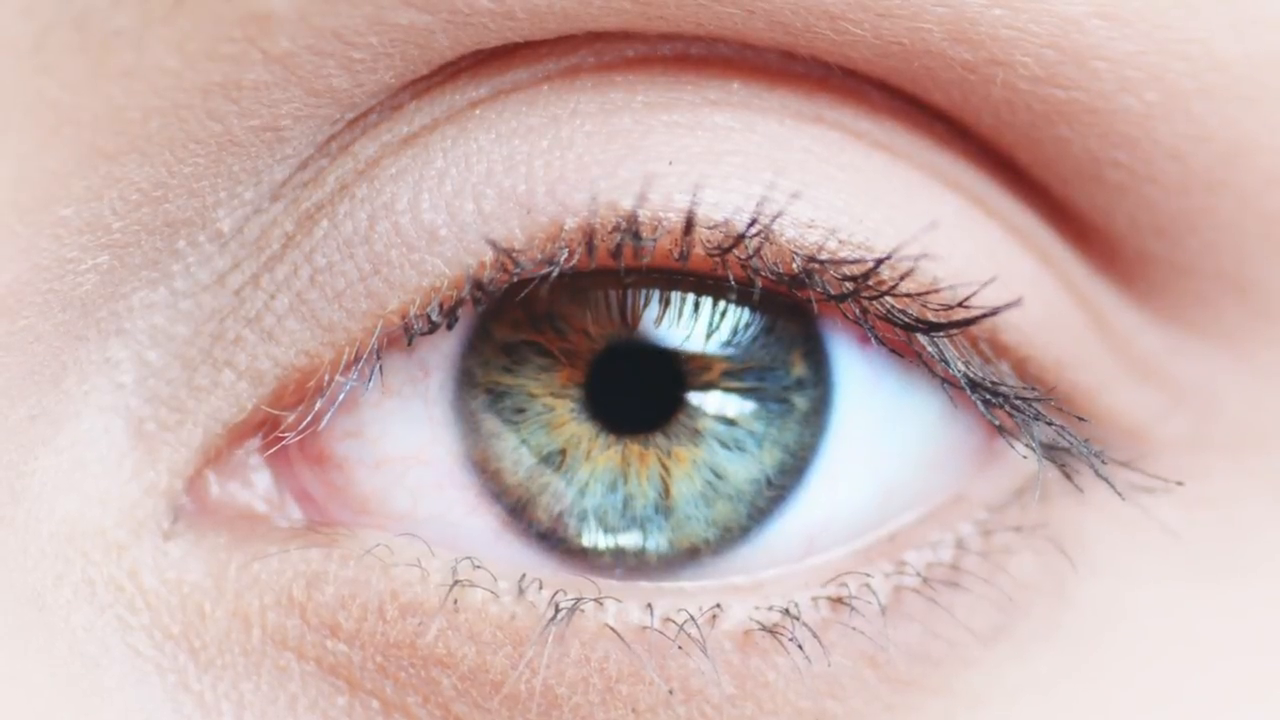
#> input picture frame 43 of test_data/test2.mp4, 1280 x 720 px, given in place of test3.mp4, which was not available
$ python main.py
#> lines starting #> are read from the running program, lines starting #| are printed output that depends on the picture; after the words box and inside, x2 and y2 are one past the last pixel; in counts of white or black regions, pixels touching at a corner belong together; pictures that were not available may be replaced by others from this repository, and a replacement may not be noted
import cv2 as cv
import numpy as np

cap = cv.VideoCapture('test_data/test3.mp4')

while True:
    ret, frame = cap.read()
#> frame is the input picture: shape (720, 1280, 3); mean B, G, R 172.7, 176.2, 201.2
    if ret is False:
        break

    # roi = frame[269:795, 537:1416]  # ilgilenen bolge

    rows, cols, _ = frame.shape
    gray_roi = cv.cvtColor(frame, cv.COLOR_BGR2GRAY)
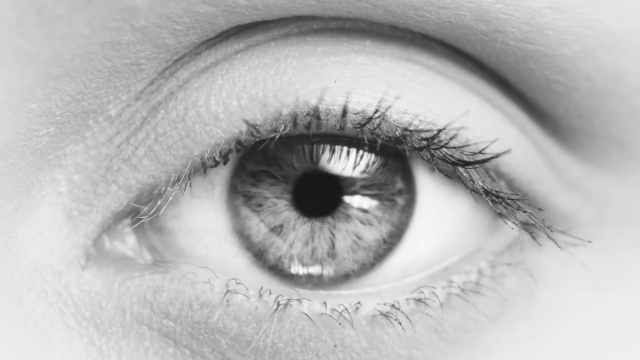
#> gray_roi: shape (720, 1280) (shown at 1/2 size); min 18, max 253, mean 183.3
    gray_roi = cv.equalizeHist(gray_roi)
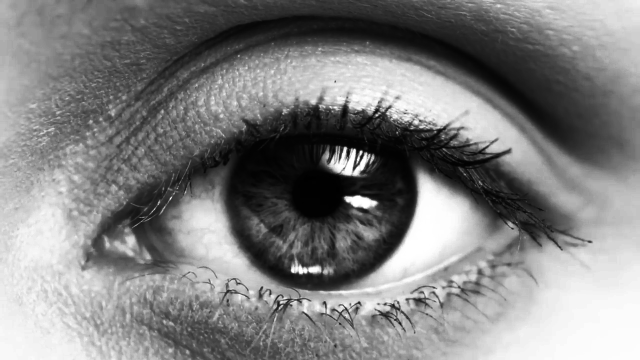
#> gray_roi: shape (720, 1280) (shown at 1/2 size); min 0, max 255, mean 128.6

    gray_roi_blur = cv.GaussianBlur(gray_roi, (3, 3), 7)  # gurultuyu azalmak icin uygulandi

    _, threshold = cv.threshold(gray_roi_blur, 3, 255,
                                cv.THRESH_BINARY_INV)  # bozbegindeki siyah kismi one cikarmak icin thershol kullanildi
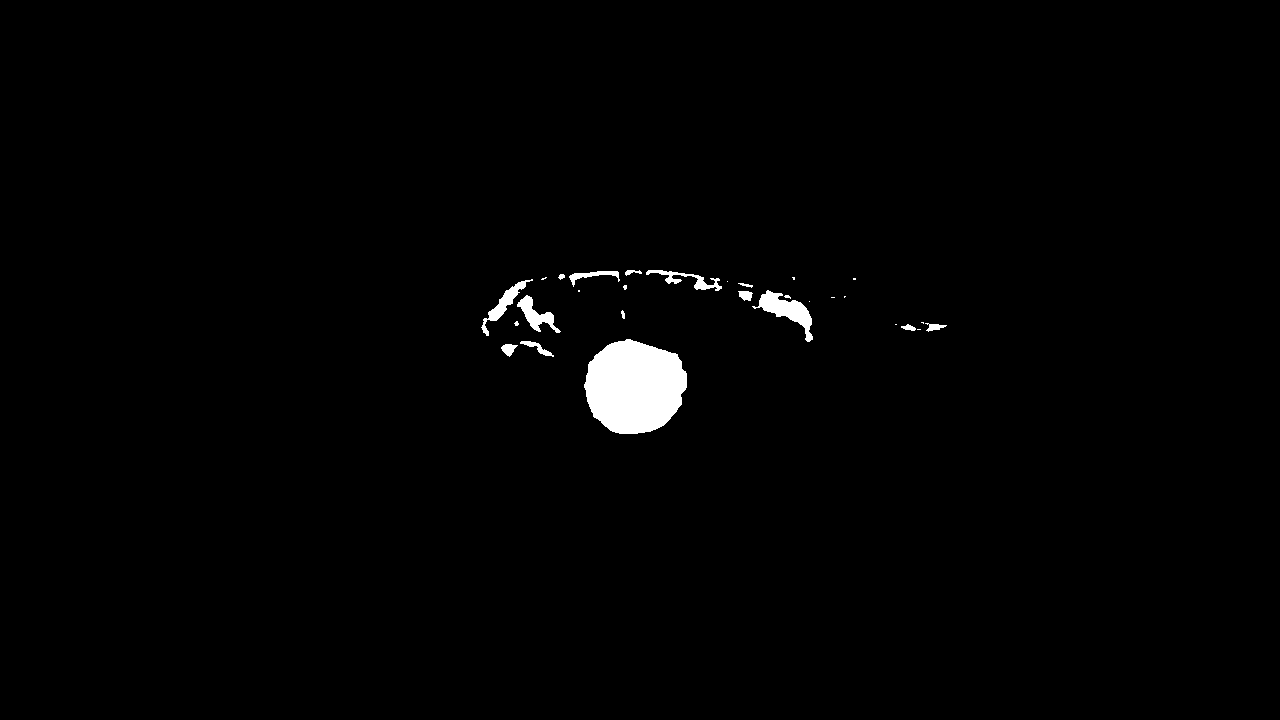
#> threshold: shape (720, 1280); 1.2% white; 29 white regions (14 under 20 px)
    # goz bebegi beyaz diger kisimlar siyah olarak g,zukmesi lazim (THRESH_BINARY_INV)

    contours, _ = cv.findContours(threshold, cv.RETR_TREE,
                                  cv.CHAIN_APPROX_SIMPLE)  # beyaz ggorunen yerlerin koordinatlari  aliyoruz
#> contours = 29 contours, 17 with area under 20; largest, box (x1, y1, x2, y2) and area: (584, 339, 687, 434) 7380, (752, 290, 813, 342) 988, (517, 295, 561, 333) 528, (481, 279, 533, 336) 504, (646, 270, 722, 291) 346

    contours = sorted(contours, key=lambda x: cv.contourArea(x),
                      reverse=True)  # veride bulunan bazi gorultuleri sistem goz bebegi aliglamamasi icin conturleri siralandi

    for i in contours:
        # cv.drawContours(frame, i, -1, (0, 0, 255), 4)
        (x, y, w, h) = cv.boundingRect(i)
        cv.rectangle(frame, (x, y), (x + w, y + h), (255, 0, 0), 2)
        cv.line(frame, (x + int(w / 2), 0), (x + int(w / 2), rows), (0, 255, 0), 2)
        cv.line(frame, (0, y + int(h / 2)), (cols, y + int(h / 2)), (0, 255, 0), 2)
        break  # breakinamaci sadece birinci counteri cizmek ve donguden cikmak
#> this loop made 1 pass
#> (x, y, w, h) on pass 1: (584, 339, 103, 95)
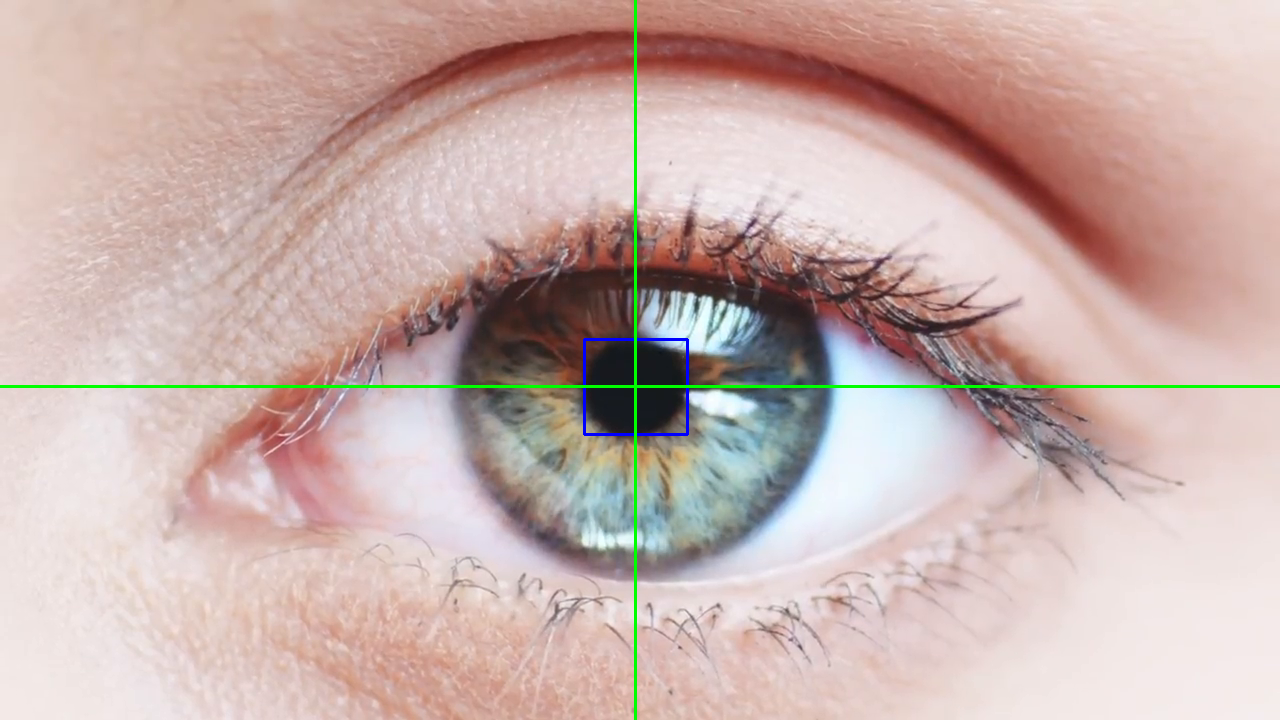
#> frame: shape (720, 1280, 3); 0.77% of pixels changed, all inside (x1, y1, x2, y2) = (0, 0, 1280, 720)

    #cv.imshow('gray_blur', gray_roi_blur)
    #cv.imshow('thr', threshold)
    cv.imshow('frame', frame)

    key = cv.waitKey(30)
#> (key Esc is pressed here)
    if key == 27:  # esc tusu
        break

cv.destroyAllWindows()

$ run again, starting later in the video
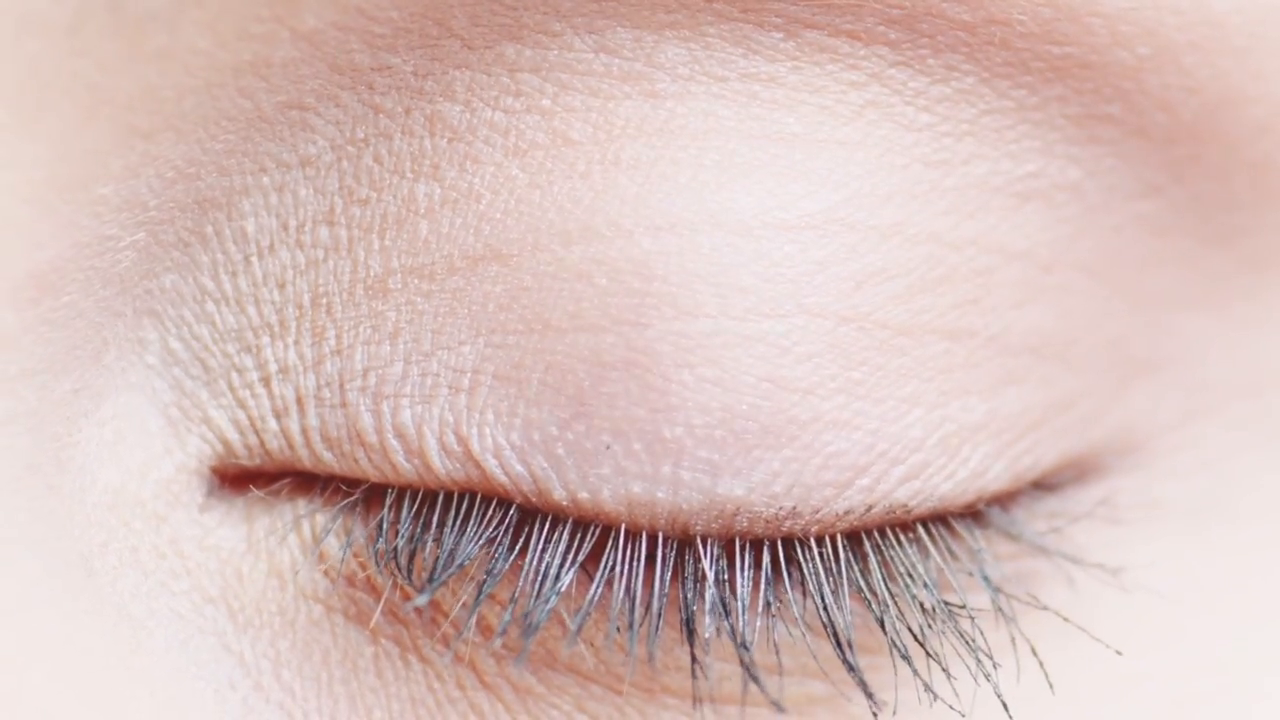
#> input picture frame 197 of test_data/test2.mp4, 1280 x 720 px, given in place of test3.mp4, which was not available
#> frame is the input picture: shape (720, 1280, 3); mean B, G, R 188.1, 191.8, 216.2
#> `_, threshold = cv.threshold(gray_roi_blur, 3, 255, cv.THRESH_BINARY_INV)`:
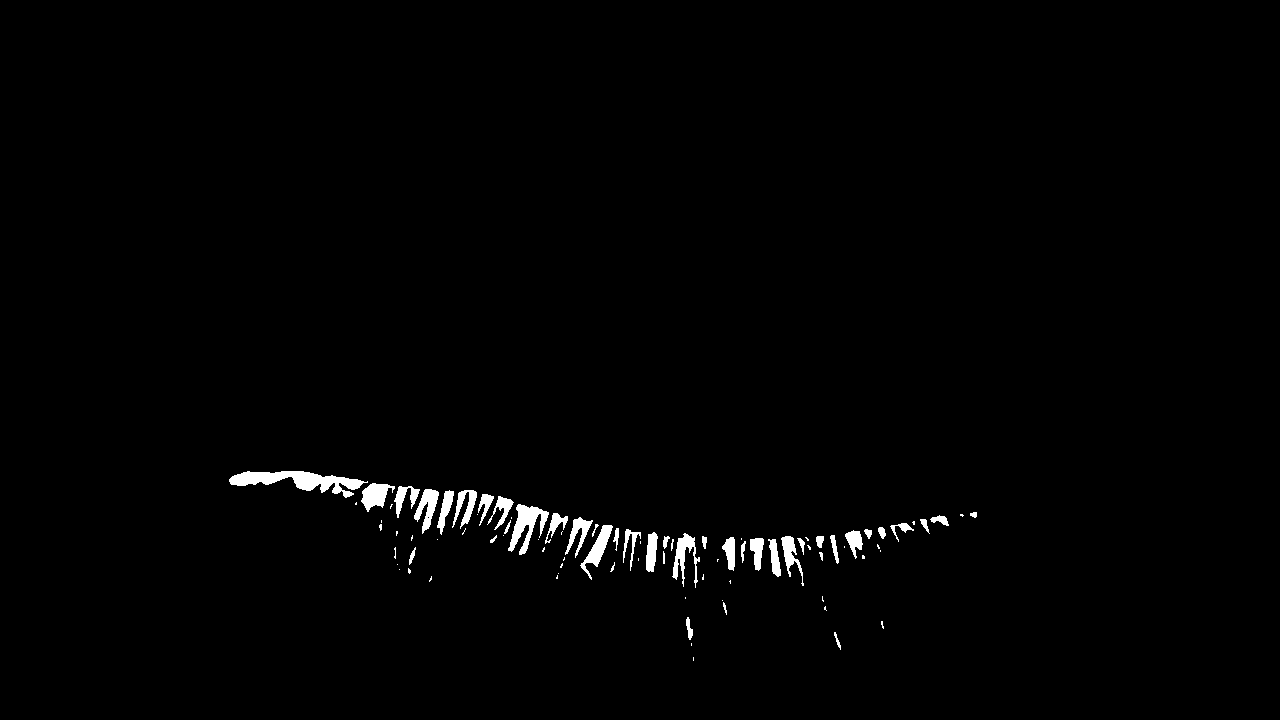
#> threshold: shape (720, 1280); 1.2% white; 88 white regions (45 under 20 px)
#> contours = 89 contours, 53 with area under 20; largest, box (x1, y1, x2, y2) and area: (229, 471, 368, 498) 1471, (508, 504, 549, 555) 774, (361, 483, 395, 512) 498, (580, 525, 613, 580) 492, (414, 489, 439, 534) 458
#> the loop `for i in contours:` made 1 pass
#> (x, y, w, h) on pass 1: (229, 471, 139, 27)
#> after the loop `for i in contours:`:
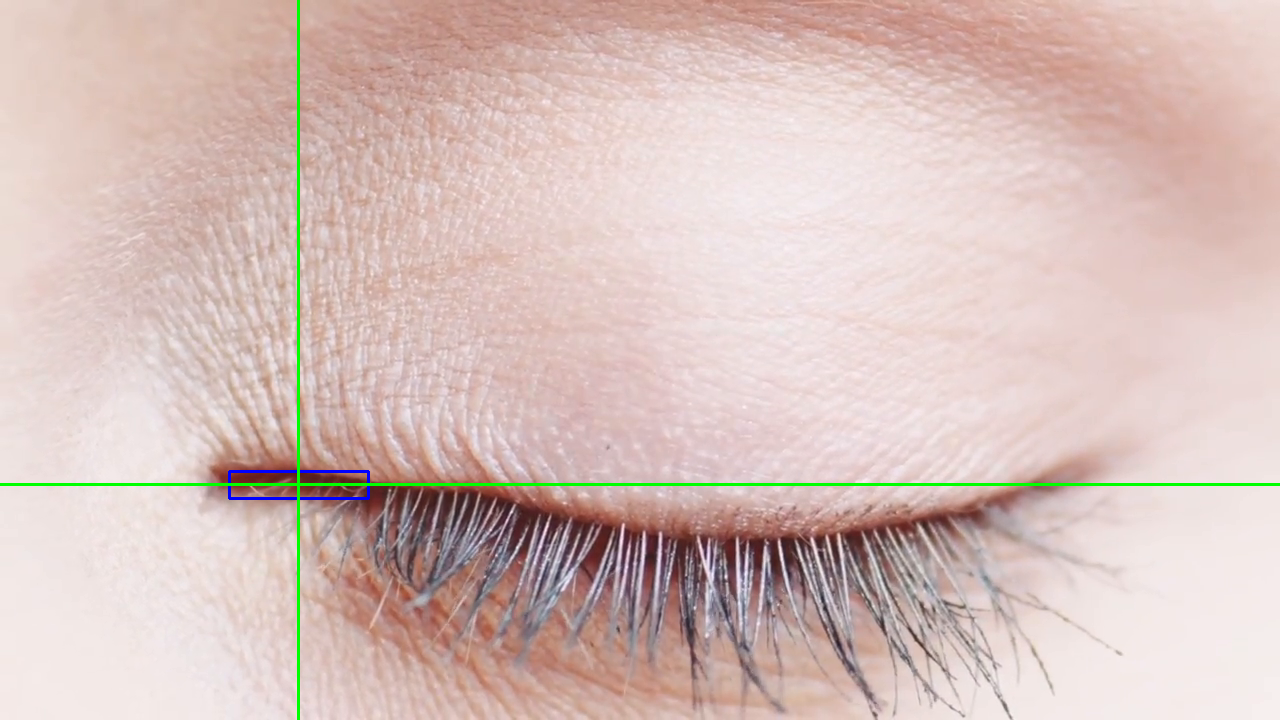
#> frame: shape (720, 1280, 3); 0.75% of pixels changed, all inside (x1, y1, x2, y2) = (0, 0, 1280, 720)

$ run again, starting later in the video
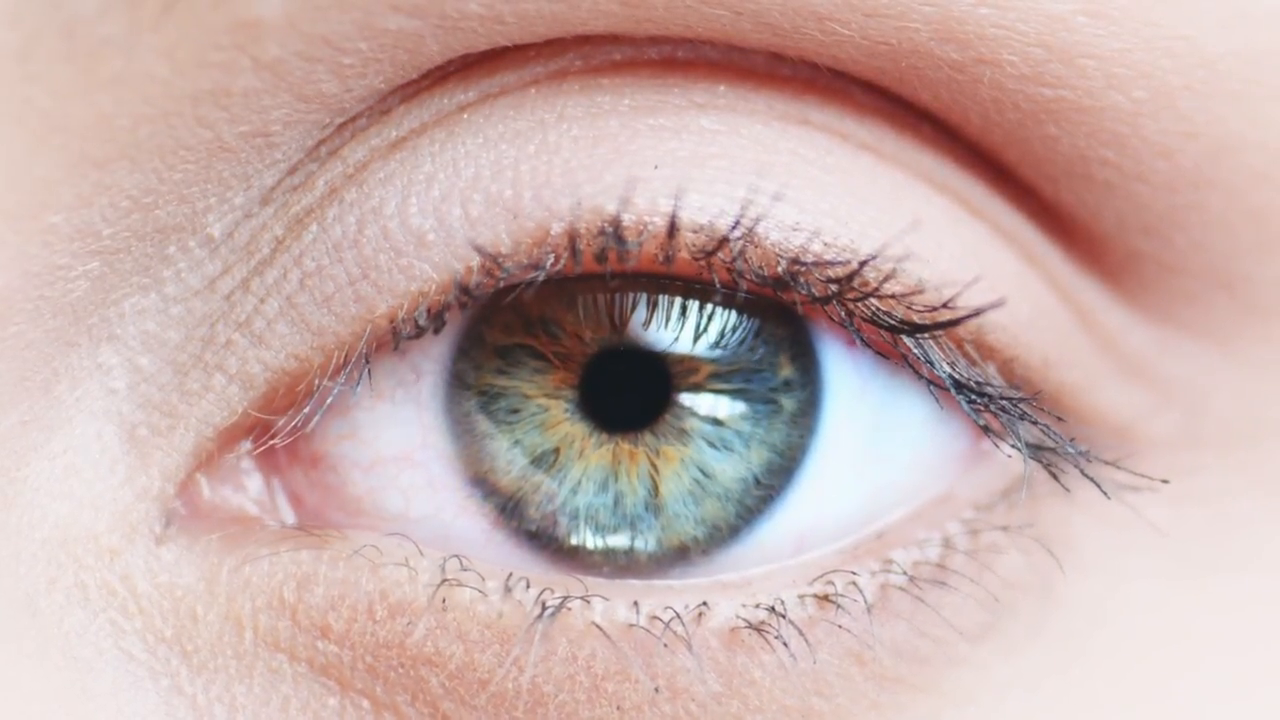
#> input picture frame 350 of test_data/test2.mp4, 1280 x 720 px, given in place of test3.mp4, which was not available
#> frame is the input picture: shape (720, 1280, 3); mean B, G, R 172.4, 175.8, 200.9
#> `_, threshold = cv.threshold(gray_roi_blur, 3, 255, cv.THRESH_BINARY_INV)`:
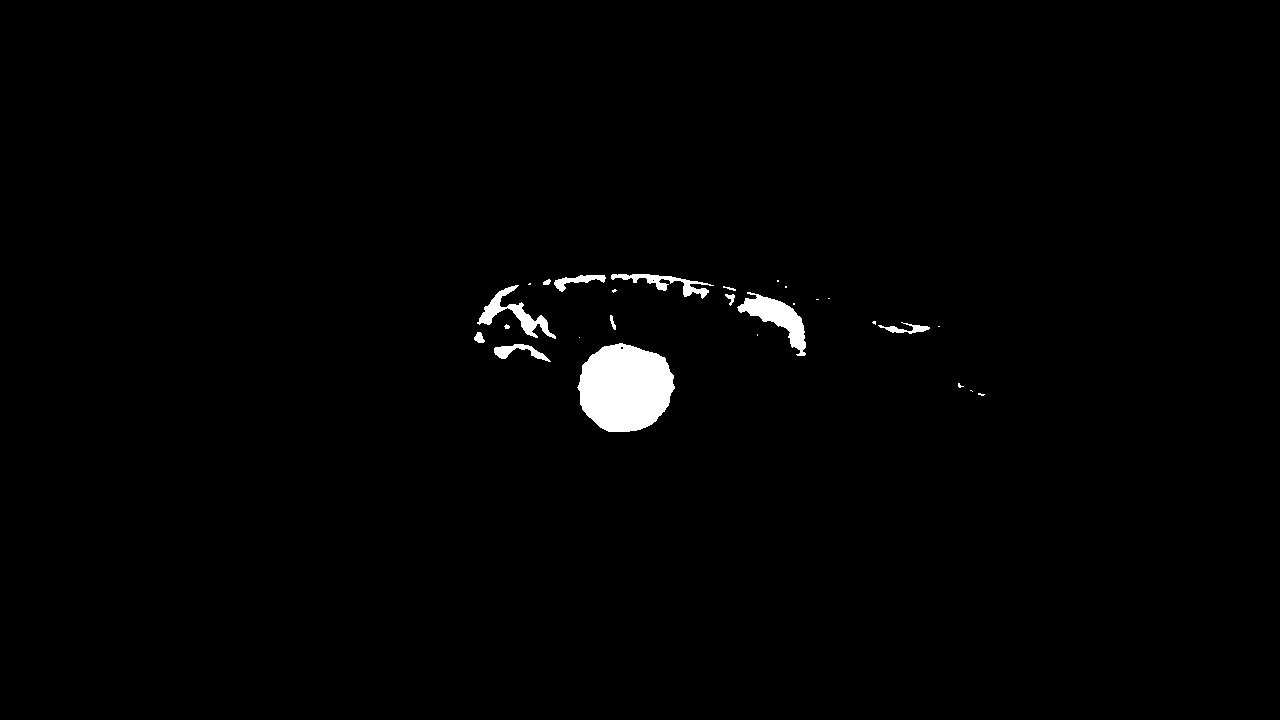
#> threshold: shape (720, 1280); 1.2% white; 27 white regions (14 under 20 px)
#> contours = 29 contours, 18 with area under 20; largest, box (x1, y1, x2, y2) and area: (577, 343, 675, 432) 6516, (737, 292, 806, 356) 1494, (477, 285, 556, 339) 954, (611, 274, 714, 299) 592, (494, 344, 551, 362) 331
#> the loop `for i in contours:` made 1 pass
#> (x, y, w, h) on pass 1: (577, 343, 98, 89)
#> after the loop `for i in contours:`:
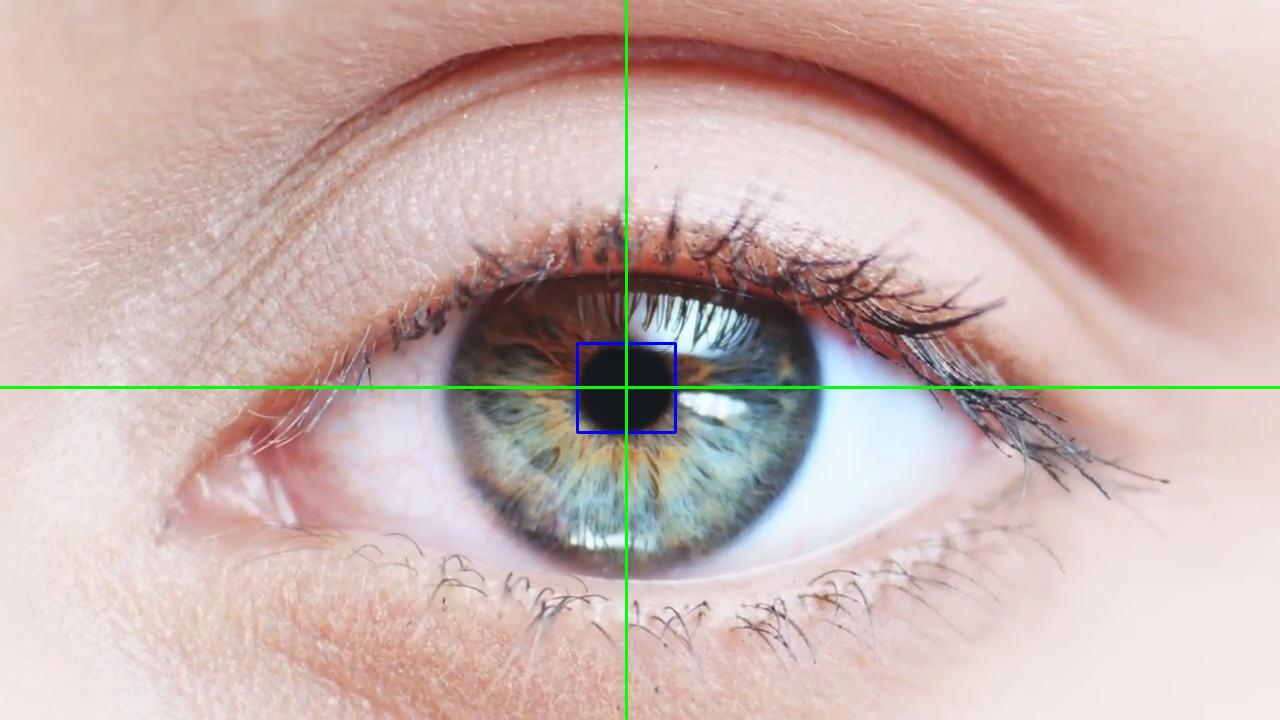
#> frame: shape (720, 1280, 3); 0.77% of pixels changed, all inside (x1, y1, x2, y2) = (0, 0, 1280, 720)
